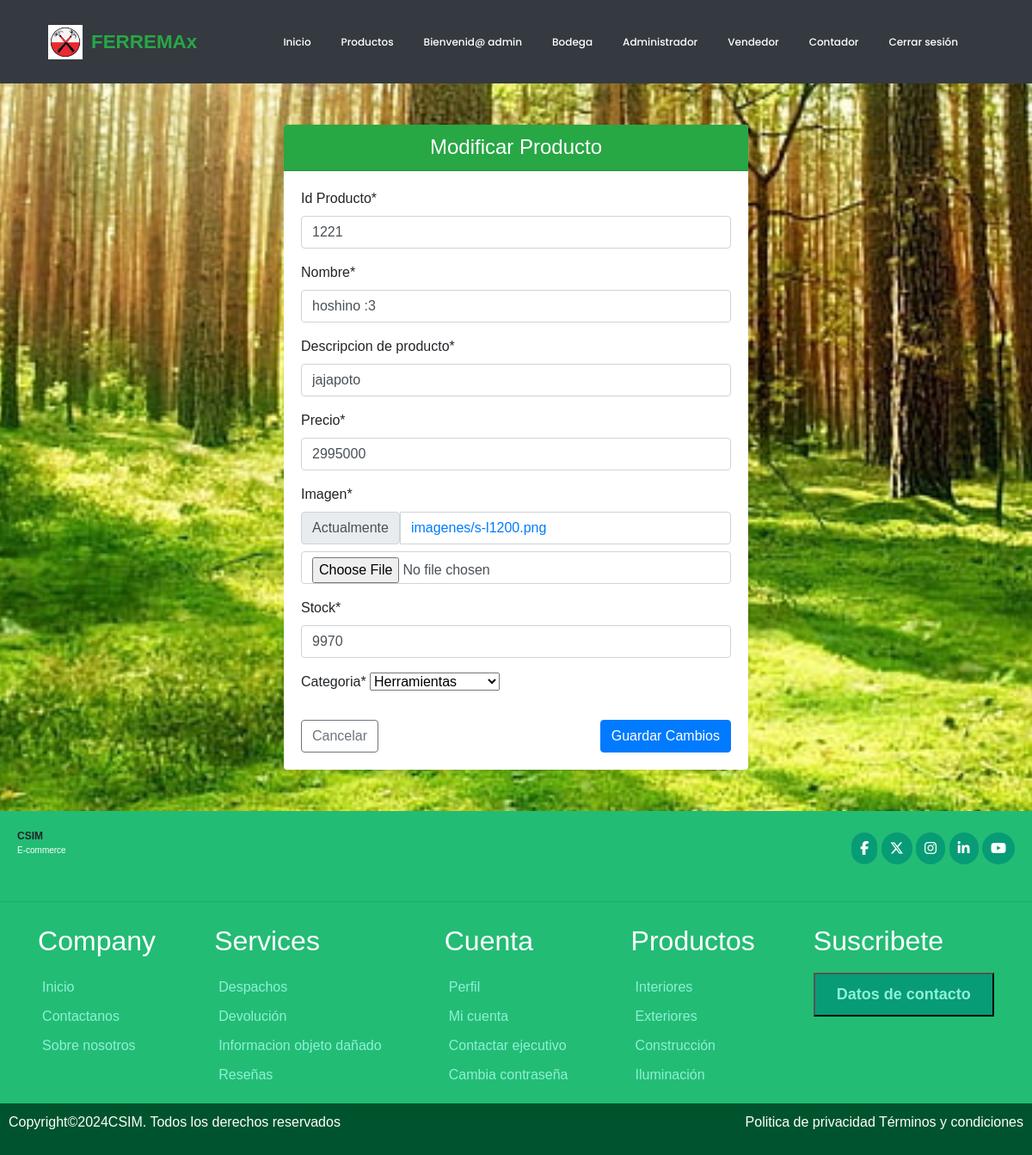
The page /modificar/1221/ (signed in) on the database its author committed.
### ferreteria/models.py (models this page shows, shortened)
class Producto(models.Model):
    idProducto = models.CharField(primary_key=True, max_length=5, verbose_name='Id Producto')
    nombre = models.CharField(max_length=50, verbose_name='Nombre del producto')
    descripcion = models.CharField(max_length=400,verbose_name='Descripcion de producto')
    precio = models.IntegerField(null=True, verbose_name='Ingrese precio producto')
    imagen= models.ImageField(upload_to="imagenes", null=True, verbose_name='Imagen')
    stock = models.IntegerField(verbose_name='stock',default=0)
    categoria= models.ForeignKey('Categoria', on_delete=models.CASCADE, verbose_name='Categoria')

### ferreteria/views.py (the view)
# urls.py: path('modificar/<id>/', views.modificar, name="modificar"),
@permission_required ('ferreteria.change_producto')
def modificar(request, id):
    producto = get_object_or_404(Producto, idProducto=id)
    data = {
        'form': ProductoForm(instance=producto)
    }
    if request.method== 'POST':
        formulario = ProductoForm(data=request.POST, instance=producto, files=request.FILES)
        if formulario.is_valid():
            formulario.save()
            messages.success(request, "Modificado correctamente")
        return redirect(to="lista")
    return render (request, 'producto/modificar.html', data)

### ferreteria/forms.py
class ProductoForm(forms.ModelForm):
    nombre = forms.CharField(min_length=3, max_length=50)
    imagen = forms.ImageField(required=True, validators=[MaxSizeFileValidator(max_file_size=4)])
    precio = forms.IntegerField(min_value=1, max_value=3000000)
    class Meta:
        model = Producto
        fields = '__all__'

### ferreteria/context_processor.py (called while the page is built, shortened)
def total_carrito(request):
    total = 0
    return {'total_carrito':int(total)}

### ferreteria/models.py (called while the page is built)
    def __str__(self):
        return self.nombreCategoria

### ferreteria/templates/producto/modificar.html (shortened to what this page needs)
{% extends 'base.html' %}
{% load static %}
{% load crispy_forms_tags %}
{% block css %}
<link rel="stylesheet" href="{% static 'css/estilo.css' %}">
{% endblock %}
{% block contenido %}
<div class="container my-5">
    <div class="row justify-content-center">
        <div class="col-12 col-md-8 col-lg-6">
            <div class="card shadow-sm border-0">
                <div class="card-header bg-success text-white text-center rounded-top">
                    <h4 class="mb-0">Modificar Producto</h4>
                </div>
                <div class="card-body">
                    <form action="" method="post" enctype="multipart/form-data">
                        {{ form|crispy }}
                        <div class="d-flex justify-content-between mt-4">
                            <a href="{% url 'lista' %}" class="btn btn-outline-secondary">Cancelar</a>
                            <button type="submit" class="btn btn-primary">Guardar Cambios</button>
                        </div>
                    </form>
                </div>
            </div>
        </div>
    </div>
</div>
{% endblock %}

### ferreteria/templates/base.html (shortened to what this page needs)
<!DOCTYPE html>
<html lang="en">
<head>
    {% load static %}
    <link rel="stylesheet" href="https://cdn.jsdelivr.net/npm/bootstrap@4.5.3/dist/css/bootstrap.min.css">
    {% block css %}{% endblock %}
</head>
<body>
    <header class="bg-dark">
       <nav class="navbar navbar-expand-lg navbar-dark container">
                 <a href="{% url 'index' %}" class="navbar-brand d-flex align-items-center">
                <img src="{% static 'img/logoF.avif' %}" alt="FERREMAx Logo" style="height: 40px; margin-right: 10px;">
                <span class="logo-text" style="font-weight: bold; font-size: 1.4rem; color: #28a745;">FERREMAx</span>
        </a>
           <div class="collapse navbar-collapse" id="navbarContent">
            <ul class="navbar-nav ml-auto">
                {% if not user.is_authenticated %}
                    <li><a href="{% url 'index' %}">Inicio</a></li>
                    <li><a href="{% url 'tienda' %}">Productos</a></li>
                    <li><a href="{% url 'registrar' %}">Registrarse</a></li>
                    <li><a href="{% url 'login' %}">Iniciar sesión</a></li>
                {% elif user.is_authenticated and user.is_superuser %}
                    <li><a href="{% url 'index' %}">Inicio</a></li>
                    <li><a href="{% url 'tienda' %}">Productos</a></li>
                    <li><a href="{% url 'perfil' %}">Bienvenid@ {{ user.username }}</a></li>
                    <li><a href="{% url 'bodega' %}">Bodega</a></li>
                    <li><a href="{% url 'administrador' %}">Administrador</a></li>
                    <li><a href="{% url 'vendedor' %}">Vendedor</a></li>
                    <li><a href="{% url 'contador' %}">Contador</a></li>
                    <li><a href="{% url 'cerrar' %}">Cerrar sesión</a></li>
                {% elif user.is_authenticated and not user.is_superuser %}
                <li><a href="{% url 'index' %}">Inicio</a></li>
                <li><a href="{% url 'tienda' %}">Productos</a></li>
                <li><a href="{% url 'perfil' %}">Bienvenid@ {{ user.username }}</a></li>
                    <li><a href="{% url 'cerrar' %}">Cerrar sesión</a></li>
                {% endif %}
            </ul>
        </nav>
    </header>
<div class="container-fluid p-0">
    {% block contenido %}
    {% endblock %}
</div>
    <footer class="pie mt-5">
        <div class="header" >
            <div class="logo">
                <div class="title">CSIM</div>
                <p class="logotipo">E-commerce</p>
            </div>
            <div class="redes">
                <span class="fb"><a href="https://www.facebook.com/?locale=es_LA" target="_blank" style="text-decoration: none; color:#fff;"><i class="fa-brands fa-facebook-f"></a></i></span>
                <span class="tw"><a href="https://x.com/?lang=es&mx=2" style="text-decoration: none; color:#fff;"><i class="fa-brands fa-x-twitter"></a></i></span>
                <span class="in"><a href="https://www.instagram.com/" style="text-decoration: none; color:#fff;"><i class="fa-brands fa-instagram"></a></i></span>
                <span class="li"><a href="https://cl.linkedin.com/" style="text-decoration: none; color:#fff;"><i class="fa-brands fa-linkedin-in"></a></i></span>
                <span class="yo"><a href="https://www.youtube.com/" style="text-decoration: none; color:#fff;"><i class="fa-brands fa-youtube"></a></i></span>
            </div>
        </div>
        <hr>
        <div class="section m-3">
            <div>
                <h2>Company</h2>
                <a href="{% url 'index' %}">Inicio</a>
                <a href="{% url 'nosotros' %}">Contactanos</a>
                <a href="{% url 'nosotros' %}">Sobre nosotros</a>
            </div>
            <div>
                <h2>Services</h2>
                <a href="{% url 'nosotros' %}">Despachos</a>
                <a href="{% url 'nosotros' %}">Devolución </a>
                <a href="{% url 'nosotros' %}">Informacion objeto dañado</a>
                <a href="{% url 'nosotros' %}">Reseñas</a>
            </div>
            <div>
                <h2>Cuenta</h2>
                <a href="#">Perfil</a>
                <a href="#">Mi cuenta</a>
                <a href="{% url 'nosotros' %}">Contactar ejecutivo</a>
                <a href="#">Cambia contraseña</a>
            </div>
            <div>
                <h2>Productos</h2>
                <a href="#">Interiores</a>
                <a href="#">Exteriores</a>
                <a href="#">Construcción</a>
                <a href="#">Iluminación</a>
            </div>
            <div>
                <h2>Suscribete</h2>
                <form action="">
                    <button type="submit"><a href="{% url 'nosotros' %}" style="text-decoration: none;">Datos de contacto</a></button>
                </form>
            </div>
        </div>
        <div class="derechos">
            <p>Copyright©2024CSIM. Todos los derechos reservados</p>
            <p>Politica de privacidad        Términos y condiciones</p>
        </div>
    </footer>
    </body>
    </html>

### ferreteria/static/css/estilo.css (style rules this page uses)
* { margin: 0; padding: 0; box-sizing: border-box; font-family: sans-serif; }
body { font-family: "Poppins", sans-serif; background: url(../img/foto2.jpg) no-repeat center center fixed; background-size: cover; background-position: center; width: 100%; }
header { width: 100%; max-width: 1200px; margin: auto; padding: 0 15px; height: auto; }
header .navbar ul { float: right; margin-right: 20px; }
header .navbar ul li { display: inline-block; line-height: 80px; margin: 0 5px; }
header .navbar a { color: #fff; margin-right: 5px; padding: 5px 10px; font-family: "Poppins", sans-serif; font-size: 12px; transition: 0.3s; font-weight: 500; text-decoration: none; }
.pie { background-color: rgb(35, 188, 117); box-sizing: border-box; font-family: "Exo 2", sans-serif; }
.pie .header .logo .title { font-size: 12px; display: flex; align-items: left; font-weight: bold; }
.pie .header .logo .logotipo { font-size: 10px; color: #fff; }
.pie .header { display: flex; justify-content: space-between; padding: 20px; align-items: center; }
.pie .header .redes .fb, .pie .header .redes .tw, .pie .header .redes .in, .pie .header .redes .li, .pie .header .redes .yo { background: rgb(7, 156, 117); padding: 10px; border-radius: 80px; color: #fff; align-items: right; }
.pie .section { display: flex; justify-content: space-evenly; gap: 40px; }
.pie .section div { display: flex; flex-direction: column; }
.pie .section div h2 { color: #fff; padding: 10px 0; }
.pie .section a { color: rgb(141, 241, 214); padding: 5px; }
.pie .section form { display: flex; flex-direction: column; gap: 10px; }
.pie .section form button { padding: 10px 20px; background: rgb(7, 156, 117); color: #fff; font-weight: bold; font-size: 18px; }
.pie .derechos { display: flex; justify-content: space-between; padding: 10px; background: rgb(0, 84, 45); color: #fff; }

### rows shown on the page
Producto: idProducto "1221", nombre "hoshino :3", descripcion "jajapoto", precio "2995000", stock "9970", categoria "Herramientas"

### other values the page prints
{{ user.username }} "admin"
